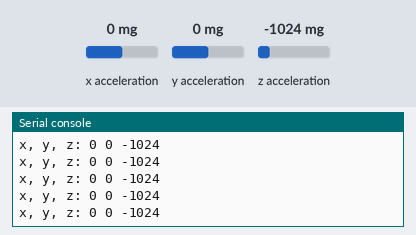
Bench run of a program on a simulated BBC micro:bit running MicroPython. On the bench: the last lines printed to the serial console. Inputs (shaded band) come from the test bench; at power-on: x acceleration 0 mg, y acceleration 0 mg, z acceleration -1024 mg.

Above: at 1.2 s.
1.3 s: x acceleration set to -1440 mg
At 1.32 s:
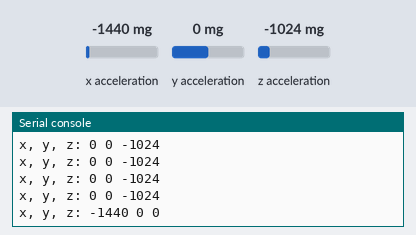
2.8 s: y acceleration set to -1440 mg
At 2.83 s:
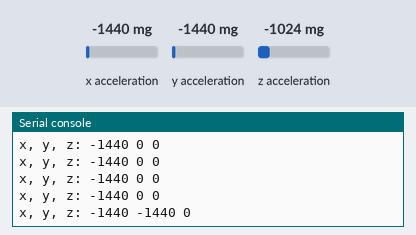
4.3 s: z acceleration set to -1440 mg
At 4.34 s:
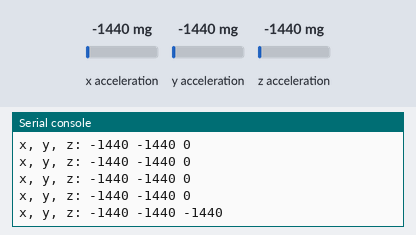
Timing chart, 0 to 7.3 s (numbered marks = the images above; inputs shaded):
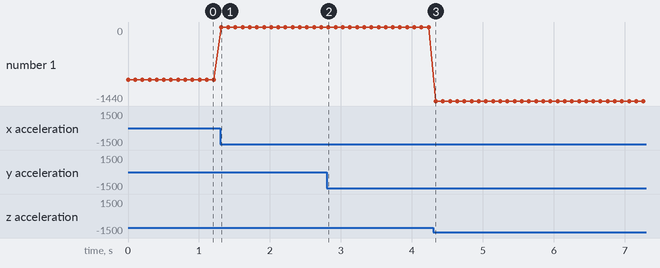

Measured:
- after the input at 1.3 s, the serial console: prints a new line at once (image 1)
- after the input at 2.8 s, the serial console: prints a new line at once (image 2)
- after the input at 4.3 s, the serial console: prints a new line at once (image 3)

The program:

microbit-Three-axis_acceleration_sensor-2.py
```python
# Print the x, y, and z acceleration values from the micro:bit's
# three-axis acceleration sensor to the serial console.

from microbit import *

while True:
    # read the accelerometer values
    x = accelerometer.get_x()
    y = accelerometer.get_y()
    z = accelerometer.get_z()

    # print to the serial console
    print("x, y, z:", x, y, z)

    sleep(100)
```
